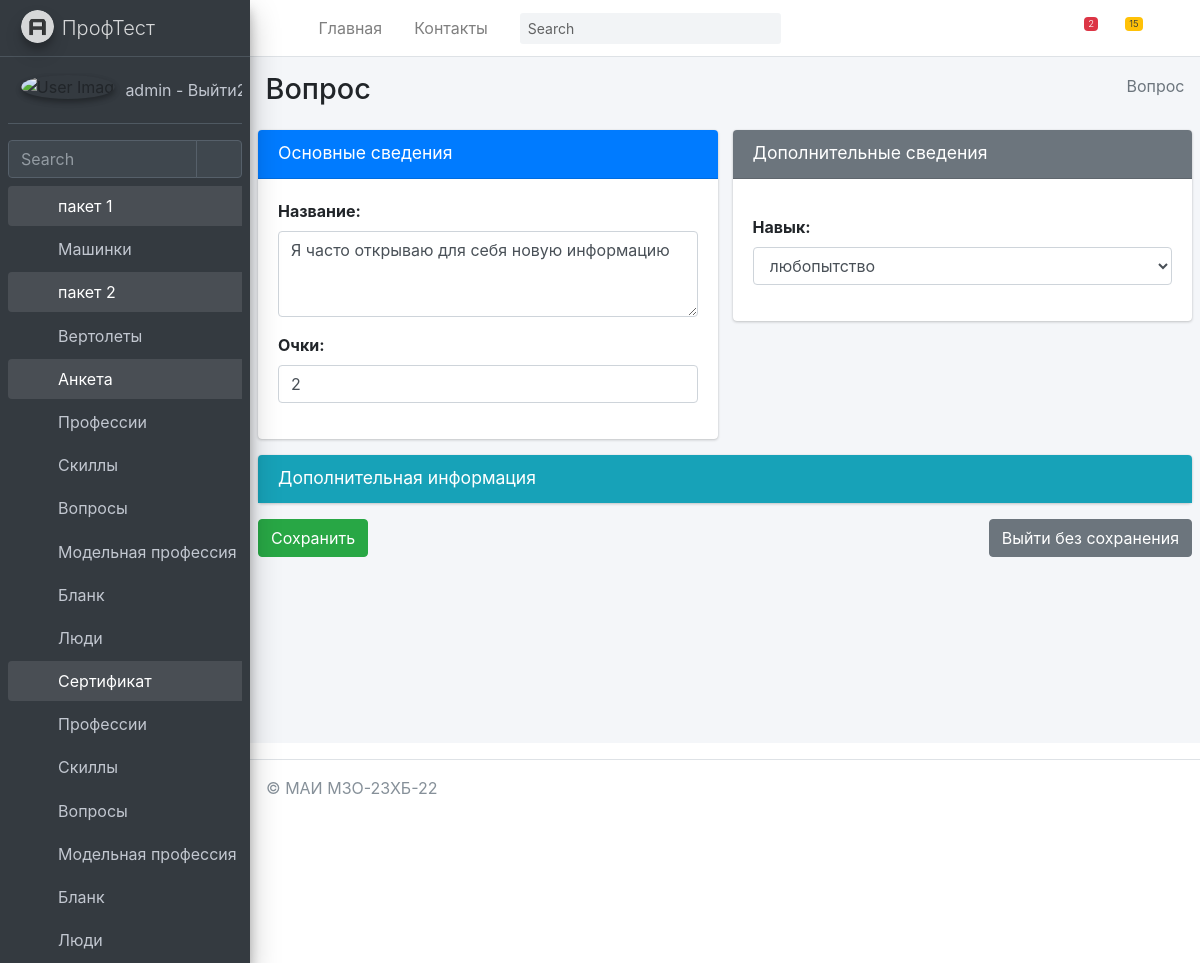
/anketa/questions/update/39/ (signed in), run on the app's committed database.
### mysite/anketa/models.py (models this page shows, shortened)
class Questions(models.Model):
    title = models.TextField(max_length=50, verbose_name="Название")
    score = models.PositiveIntegerField(verbose_name="Очки")
    skills = models.ForeignKey(Skills, on_delete=models.PROTECT, verbose_name="Навык", related_name="SkillsQuestions")
    class Meta:
        ordering = ["-title"]
        verbose_name = "Вопрос"
        verbose_name_plural = "Вопросы"

### mysite/anketa/views.py (the view)
# urls.py: path('questions/update/<int:pk>/', QuestionsUpdate.as_view(), name='QuestionsUpdate'),
@method_decorator(login_required(login_url='/login/'), name='dispatch')
class QuestionsUpdate(UpdateView):
	model = Questions
	template_name_suffix = '_update_form'
	fields = '__all__'
	success_url = '/anketa/questions/'
	def get_context_data(self, *, object_list=None, **kwargs):
		context = super(QuestionsUpdate,self).get_context_data(**kwargs)
		context['sometry'] = self.model._meta.verbose_name
		context['slovar'] = {'title','score'}
		context['secslovar'] = {'skills'}
		context['hidenslovar'] = {'id'}
		context['dopslovar'] = {'updated_at','erem','edesc','created_at'}
		context['model'] = self.model
		return context

### mysite/anketa/models.py (called while the page is built)
    def __str__(self):
        return self.title

### mysite/anketa/templatetags/anketa_tags.py (called while the page is built)
@register.filter(name='addclassrow')
def addclassrow(field, class_attr):
    rowcol = '3'
    return field.as_widget(attrs={'class': class_attr, 'rows': rowcol })

@register.simple_tag
def my_save():
    return "Сохранить"

@register.simple_tag
def my_notsave():
    return "Выйти без сохранения"

### mysite/anketa/templates/anketa/questions_update_form.html (shortened to what this page needs)
{% extends 'anketa/base.html' %}
{% load anketa_tags %}
{% block content %}
    <div class="content-wrapper">
        {% block sidebar %}
            {% include 'anketa/includes/_breadcrumb.html' %}
        {% endblock %}
        <section class="content">
            <form method="post" enctype="multipart/form-data">
                <div class="row">
                    <div class="col-md-6">
                        <div class="card card-primary">
                            <div class="card-header">
                                <h3 class="card-title">Основные сведения</h3>
                                <div class="card-tools">
                                    <button type="button" class="btn btn-tool" data-card-widget="collapse"
                                            title="Collapse">
                                        <i class="fas fa-minus"></i>
                                    </button>
                                </div>
                            </div>
                            <div class="card-body">
                                {% for field in form %}
                                    <div class="form-group">
                                        {% if field.name in slovar %}
                                            {{ field.label_tag }}
                                            {{ field | addclassrow:"form-control " }}
                                        {% endif %}
                                    </div>
                                {% endfor %}
                            </div>
                        </div>
                    </div>
                    <div class="col-md-6">
                        <div class="card card-secondary">
                            <div class="card-header">
                                <h3 class="card-title">Дополнительные сведения</h3>
                                <div class="card-tools">
                                    <button type="button" class="btn btn-tool" data-card-widget="collapse"
                                            title="Collapse">
                                        <i class="fas fa-minus"></i>
                                    </button>
                                </div>
                            </div>
                            <div class="card-body">
                                {% for field in form %}
                                    <div class="form-group">
                                        {% if field.name in secslovar %}
                                            {{ field.label_tag }}
                                            {{ field | addclassrow:"form-control " }}
                                        {% endif %}
                                    </div>
                                {% endfor %}
                            </div>
                        </div>
                    </div>
                </div>
                <div class="row">
                    <div class="col-12">
                        <div class="card card-info collapsed-card">
                            <div class="card-header">
                                <h3 class="card-title">Дополнительная информация</h3>
                                <div class="card-tools">
                                    <button type="button" class="btn btn-tool" data-card-widget="collapse"
                                            title="Collapse">
                                        <i class="fas fa-plus"></i>
                                    </button>
                                </div>
                            </div>
                        </div>
                    </div>
                </div>
                <div class="row">
                    <div class="col-12">
                        <a href="{% url 'anketa:questions' %}" class="btn btn-secondary float-right">
                            {% my_notsave %}</a>
                        <input type="submit" value="{% my_save %}" class="btn btn-success ">
                    </div>
                </div>
            </form>
        </section>
    </div>
{% endblock content %}

### mysite/templates/includes/full_sidebar.html
<aside class="main-sidebar sidebar-dark-primary elevation-4">
    <a href="/" class="brand-link">
        <img src="{{ ASSETS_ROOT }}/img/AdminLTELogo.png" alt="AdminLTE Logo" class="brand-image img-circle elevation-3"
             style="opacity: .8">
        <span class="brand-text font-weight-light">ПрофТест</span>
    </a>
    <div class="sidebar">
        <div class="user-panel mt-3 pb-3 mb-3 d-flex">
            <div class="image">
                <img src="{{ ASSETS_ROOT }}/img/user2-160x160.jpg" class="img-circle elevation-2" alt="User Image">
            </div>
            <div class="info">
                <a href="{% url 'logout' %}" class="d-block">
                    {{ request.user.username }} - Выйти2
                </a>
            </div>
        </div>
        <div class="form-inline">
            <div class="input-group" data-widget="sidebar-search">
                <input class="form-control form-control-sidebar" type="search" placeholder="Search" aria-label="Search">
                <div class="input-group-append">
                    <button class="btn btn-sidebar">
                        <i class="fas fa-search fa-fw"></i>
                    </button>
                </div>
            </div>
        </div>
        <nav class="mt-2">
            <ul class="nav nav-pills nav-sidebar flex-column" data-widget="treeview" role="menu" data-accordion="false">
                {% for item1 in SIDEBAR %}
                    <li class="nav-item {% if 'children' in item1 %} has-treeview menu-is-opening menu-open {% endif %}">
                    <a href="{% if 'children' in item1 %}#{% else %}{{ item1.url }}{% endif %}" class="nav-link">
                        <i class="nav-icon fas fa-circle {{ item1.color }}"></i>
                        <p>
                            {{ item1.name }}
                            {% if 'children' in item1 %}<i class="right fas fa-angle-left"></i>{% endif %}
                        </p>
                    </a>
                    <ul class="nav nav-treeview">
                    {% if 'children' in item1 %}
                        {% for item2 in item1.children %}
                            <li class="nav-item">
                                <a href="{{ item2.url }}" class="nav-link">
                                    <i class="far fa-circle nav-icon"></i>
                                    <p>{{ item2.name }}</p>
                                </a>
                            </li>
                        {% endfor %}
                    {% endif %}
                    </ul>
                    </li>
                {% endfor %}
            </ul>
        </nav>
    </div>
</aside>

### data on the page
Questions: title "Я часто открываю для себя новую информацию" "2", skills "любопытство"

### other printed values
{{ request.user.username }} "admin"
{{ item1.name }} "пакет 1" "пакет 2" "Анкета" "Сертификат"
{{ item2.name }} "Машинки" "Вертолеты" "Профессии" "Скиллы" "Вопросы" "Модельная профессия" "Бланк" "Люди" "Профессии" "Скиллы" "Вопросы" "Модельная профессия" "Бланк" "Люди"
{{ sometry }} "Вопрос"
{{ field.label_tag }} "Название:" "Очки:"
{{ field.label_tag }} "Навык:"
